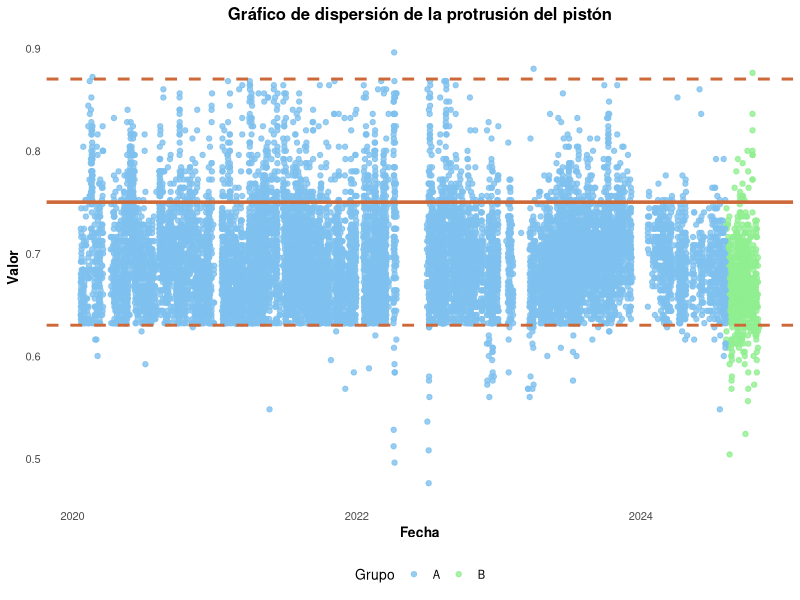

Source code (R):
## ---- chunk 1

library(readxl)
library(ggplot2)
library(dplyr)
library(knitr)

## ---- chunk 2

PMS <- read_excel("data/PP.xlsx")

PMS <- PMS |>
  mutate(VALUE = gsub(",", ".", VALUE) |> as.numeric())

PMS <- PMS |>
  mutate(VALUE = if_else(VALUE == 0, NA_real_, VALUE))

Q1 <- quantile(PMS$VALUE, 0.25, na.rm = TRUE)
Q3 <- quantile(PMS$VALUE, 0.75, na.rm = TRUE)
lower_bound <- Q1 - 3.5 * (Q3 - Q1) 
upper_bound <- Q3 + 3.5 * (Q3 - Q1)

## ---- chunk 3

PMS <- PMS |>
  filter(VALUE >= lower_bound & VALUE <= upper_bound) |>
  mutate(GRUPO = ifelse(TIME_STAMP < as.POSIXct("2024-08-07 00:00:00"), "A", "B"))

lower_limit <- 0.75 - 0.12  # 0.63
nominal <- 0.75
upper_limit <- 0.75 + 0.12  # 0.87

ggplot(data = PMS, aes(x = TIME_STAMP, y = VALUE, color = GRUPO)) +
  geom_point(size = 1.5, alpha = 0.8) +
  geom_hline(yintercept = lower_limit, linetype = "dashed", color = "#CD6839", linewidth = 1) +
  geom_hline(yintercept = upper_limit, linetype = "dashed", color = "#CD6839", linewidth = 1) +
  geom_hline(yintercept = nominal, linetype = "solid", color = "#CD6839", linewidth = 1.2) +
  labs(title = "Gráfico de dispersión de la protrusión del pistón",
       x = "Fecha",
       y = "Valor",
       color = "Grupo") +
  scale_color_manual(values = c("A" = "#7EC0EE", "B" = "#90EE90")) +
  theme_minimal(base_size = 10) +
  theme(
    plot.title = element_text(face = "bold", hjust = 0.5),
    axis.title = element_text(face = "bold"),
    legend.position = "bottom",
    panel.grid.major = element_blank(),  # Elimina las líneas de la cuadrícula mayor
    panel.grid.minor = element_blank()
  )

## ---- chunk 4

Resumen <- PMS |>
  group_by(GRUPO) |>
  summarise(
    media = round(mean(VALUE, na.rm = TRUE), 3),
    mediana = round(median(VALUE, na.rm = TRUE), 3),
    sd = round(sd(VALUE, na.rm = TRUE), 3),
    min = round(min(VALUE, na.rm = TRUE), 3),
    max = round(max(VALUE, na.rm = TRUE), 3),
    n = n()
  )

fallas_por_grupo <- PMS |>
  group_by(GRUPO) |>
  summarise(
    fallas = sum(VALUE < lower_limit | VALUE > upper_limit, na.rm = TRUE),
    total = n(),
    tasa_fallas = round(fallas / total, 3)
  )

Resumen <- left_join(Resumen, fallas_por_grupo, by = "GRUPO")

kable(Resumen, caption = "Resumen de Medidas Descriptivas por Grupo")

